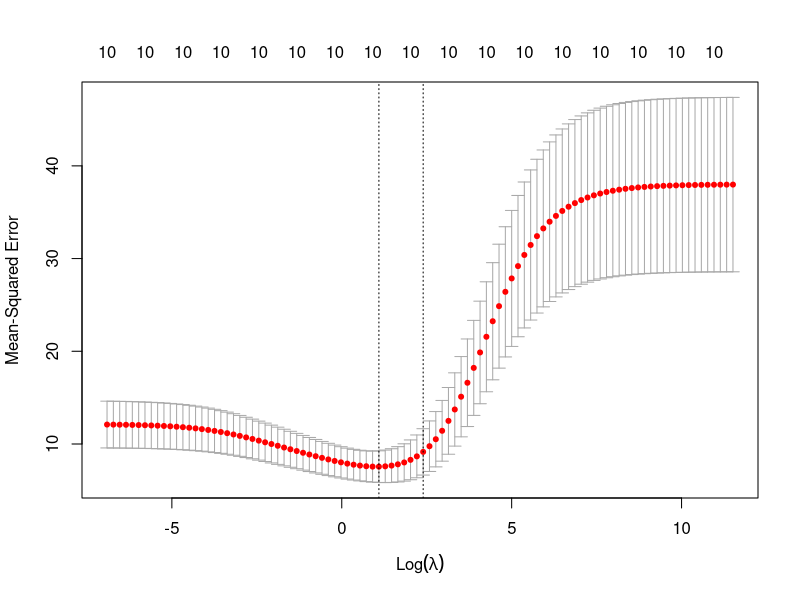
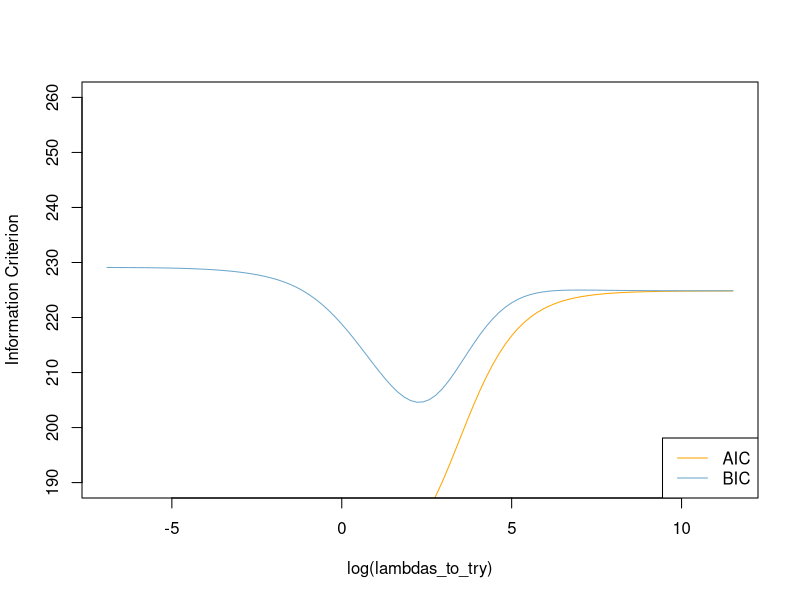
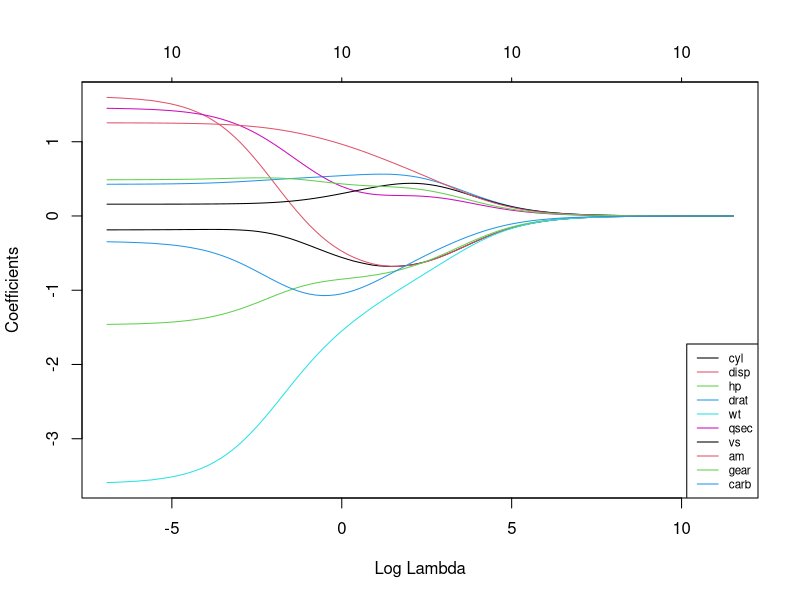
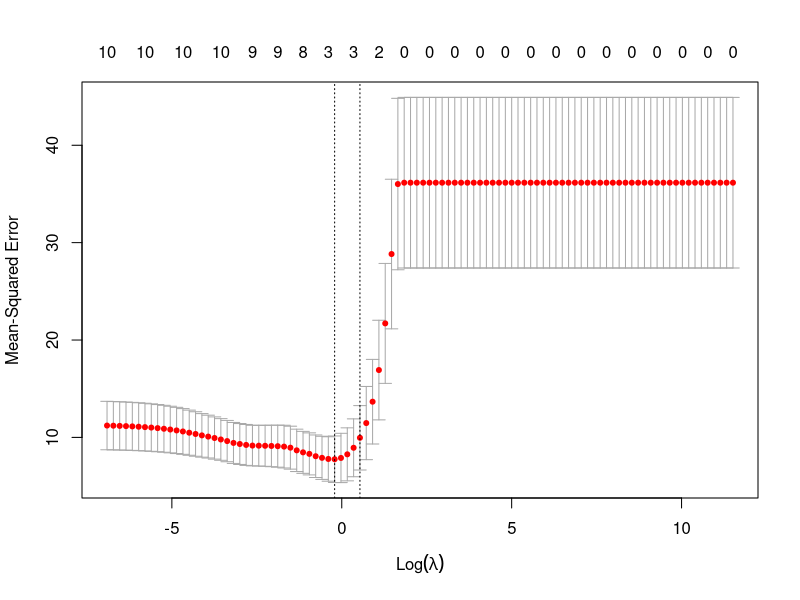
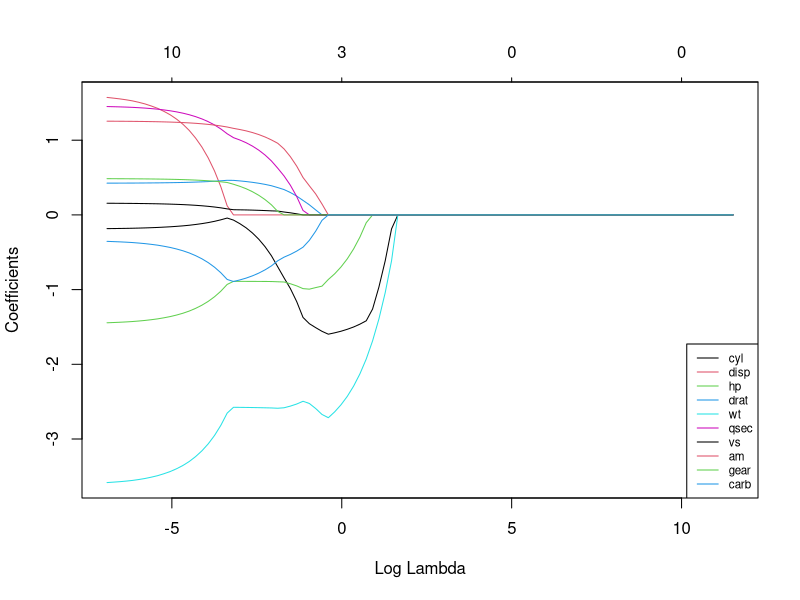

Here is the R script that generated these plots, in order:
# Title     : TODO
# Objective : TODO
# Created by: Matthew Chambers
# Created on: 6/29/2020

# Load libraries, get data & set seed for reproducibility ---------------------
set.seed(123)    # seed for reproducibility
library(glmnet)  # for ridge regression
library(dplyr)   # for data cleaning
library(psych)   # for function tr() to compute trace of a matrix

data("mtcars")
# Center y, X will be standardized in the modelling function
y <- mtcars %>% select(mpg) %>% scale(center = TRUE, scale = FALSE) %>% as.matrix()
X <- mtcars %>% select(-mpg) %>% scale() %>% as.matrix()


# Perform 10-fold cross-validation to select lambda ---------------------------
lambdas_to_try <- 10^seq(-3, 5, length.out = 100)
# Setting alpha = 0 implements ridge regression
ridge_cv <- cv.glmnet(X, y, alpha = 0, lambda = lambdas_to_try,
                      standardize = TRUE, nfolds = 10)
# Plot cross-validation results
plot(ridge_cv)

# Best cross-validated lambda
lambda_cv <- ridge_cv$lambda.min
# Fit final model, get its sum of squared residuals and multiple R-squared
model_cv <- glmnet(X, y, alpha = 0, lambda = lambda_cv, standardize = TRUE)
y_hat_cv <- predict(model_cv, X)
ssr_cv <- t(y - y_hat_cv) %*% (y - y_hat_cv)
rsq_ridge_cv <- cor(y, y_hat_cv)^2


# Use information criteria to select lambda -----------------------------------
X_scaled <- scale(X)
aic <- c()
bic <- c()
for (lambda in seq(lambdas_to_try)) {
  # Run model
  model <- glmnet(X, y, alpha = 0, lambda = lambdas_to_try[lambda], standardize = TRUE)
  # Extract coefficients and residuals (remove first row for the intercept)
  betas <- as.vector((as.matrix(coef(model))[-1, ]))
  resid <- y - (X_scaled %*% betas)
  # Compute hat-matrix and degrees of freedom
  ld <- lambdas_to_try[lambda] * diag(ncol(X_scaled))
  H <- X_scaled %*% solve(t(X_scaled) %*% X_scaled + ld) %*% t(X_scaled)
  df <- tr(H)
  # Compute information criteria
  aic[lambda] <- nrow(X_scaled) * log(t(resid) %*% resid) + 2 * df
  bic[lambda] <- nrow(X_scaled) * log(t(resid) %*% resid) + 2 * df * log(nrow(X_scaled))
}

# Plot information criteria against tried values of lambdas
plot(log(lambdas_to_try), aic, col = "orange", type = "l",
     ylim = c(190, 260), ylab = "Information Criterion")
lines(log(lambdas_to_try), bic, col = "skyblue3")
legend("bottomright", lwd = 1, col = c("orange", "skyblue3"), legend = c("AIC", "BIC"))

# Optimal lambdas according to both criteria
lambda_aic <- lambdas_to_try[which.min(aic)]
lambda_bic <- lambdas_to_try[which.min(bic)]

# Fit final models, get their sum of squared residuals and multiple R-squared
model_aic <- glmnet(X, y, alpha = 0, lambda = lambda_aic, standardize = TRUE)
y_hat_aic <- predict(model_aic, X)
ssr_aic <- t(y - y_hat_aic) %*% (y - y_hat_aic)
rsq_ridge_aic <- cor(y, y_hat_aic)^2

model_bic <- glmnet(X, y, alpha = 0, lambda = lambda_bic, standardize = TRUE)
y_hat_bic <- predict(model_bic, X)
ssr_bic <- t(y - y_hat_bic) %*% (y - y_hat_bic)
rsq_ridge_bic <- cor(y, y_hat_bic)^2


# See how increasing lambda shrinks the coefficients --------------------------
# Each line shows coefficients for one variables, for different lambdas.
# The higher the lambda, the more the coefficients are shrinked towards zero.
res <- glmnet(X, y, alpha = 0, lambda = lambdas_to_try, standardize = FALSE)
plot(res, xvar = "lambda")
legend("bottomright", lwd = 1, col = 1:6, legend = colnames(X), cex = .7)

# Now we code our own heteroskedastic ridge regression, since this is not implemented
# in glmnet

# Calculate the weights from univariate regressions
weights <- sapply(seq(ncol(X)), function(predictor) {
  uni_model <- lm(y ~ X[, predictor])
  coeff_variance <- summary(uni_model)$coefficients[2, 2]^2
})


# Heteroskedastic Ridge Regression loss function - to be minimized
hridge_loss <- function(betas) {
  sum((y - X %*% betas)^2) + lambda * sum(weights * betas^2)
}


# Heteroskedastic Ridge Regression function
hridge <- function(y, X, lambda, weights) {
  # Use regular ridge regression coefficient as initial values for optimization
  model_init <- glmnet(X, y, alpha = 0, lambda = lambda, standardize = FALSE)
  betas_init <- as.vector(model_init$beta)
  # Solve optimization problem to get coefficients
  coef <- optim(betas_init, hridge_loss)$par
  # Compute fitted values and multiple R-squared
  fitted <- X %*% coef
  rsq <- cor(y, fitted)^2
  names(coef) <- colnames(X)
  output <- list("coef" = coef,
                 "fitted" = fitted,
                 "rsq" = rsq)
  return(output)
}

# Now we do LASSO

# Fit model to the data for lambda = 0.001
hridge_model <- hridge(y, X, lambda = 0.001, weights = weights)
rsq_hridge_0001 <- hridge_model$rsq

# Cross-validation or AIC/BIC can be employed to select some better lambda!
# You can find some useful functions for this at https://github.com/MichalOleszak/momisc/blob/master/R/hridge.R

# Perform 10-fold cross-validation to select lambda ---------------------------
lambdas_to_try <- 10^seq(-3, 5, length.out = 100)
# Setting alpha = 1 implements lasso regression
lasso_cv <- cv.glmnet(X, y, alpha = 1, lambda = lambdas_to_try,
                      standardize = TRUE, nfolds = 10)
# Plot cross-validation results
plot(lasso_cv)


# Best cross-validated lambda
lambda_cv <- lasso_cv$lambda.min
# Fit final model, get its sum of squared residuals and multiple R-squared
model_cv <- glmnet(X, y, alpha = 1, lambda = lambda_cv, standardize = TRUE)
y_hat_cv <- predict(model_cv, X)
ssr_cv <- t(y - y_hat_cv) %*% (y - y_hat_cv)
rsq_lasso_cv <- cor(y, y_hat_cv)^2


# See how increasing lambda shrinks the coefficients --------------------------
# Each line shows coefficients for one variables, for different lambdas.
# The higher the lambda, the more the coefficients are shrinked towards zero.
res <- glmnet(X, y, alpha = 1, lambda = lambdas_to_try, standardize = FALSE)
plot(res, xvar = "lambda")
legend("bottomright", lwd = 1, col = 1:6, legend = colnames(X), cex = .7)


# Now we train an Elastic Net using the caret package

library(caret)

# Set training control
train_control <- trainControl(method = "repeatedcv",
                              number = 5,
                              repeats = 5,
                              search = "random",
                              verboseIter = TRUE)

# Train the model
elastic_net_model <- train(mpg ~ .,
                           data = cbind(y, X),
                           method = "glmnet",
                           preProcess = c("center", "scale"),
                           tuneLength = 25,
                           trControl = train_control)

# Check multiple R-squared
y_hat_enet <- predict(elastic_net_model, X)
rsq_enet <- cor(y, y_hat_enet)^2